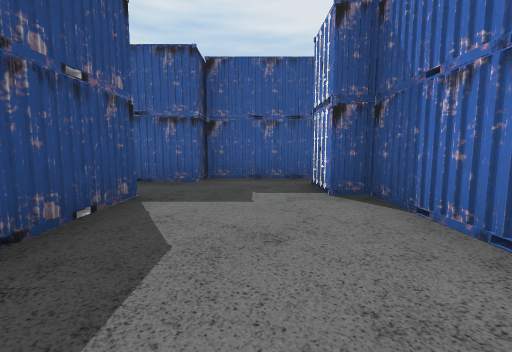
[1] (above)

24 first-person views from a walk through a 3-D level made in the Unity game engine. The camera is 1.3 m above the floor, tilts 6° down and sees 90° across. The floor is counted in squares, 2 m on a side. Each view is taken from the middle of a square. On the plan, view 1 faces up. The plan holds only what a view shows up to about 9 squares ahead; the rest is blank. The place goes on beyond the plan. The player is left out. Some surface patterns are stand-ins.

[2]
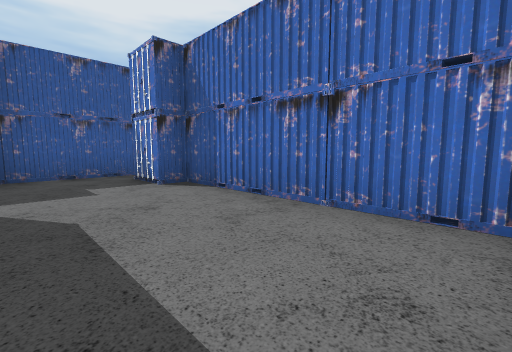

[3]
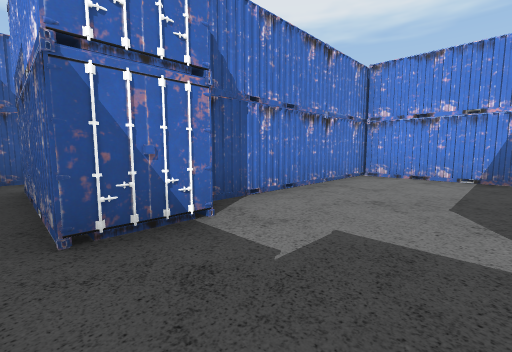

[4]
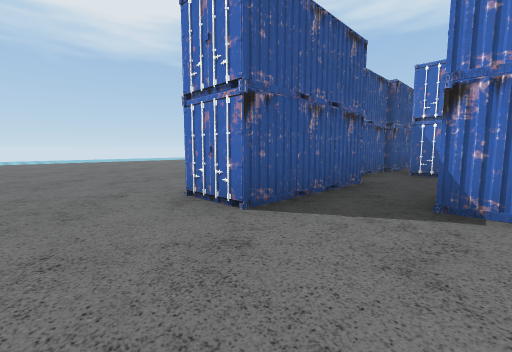

[5]
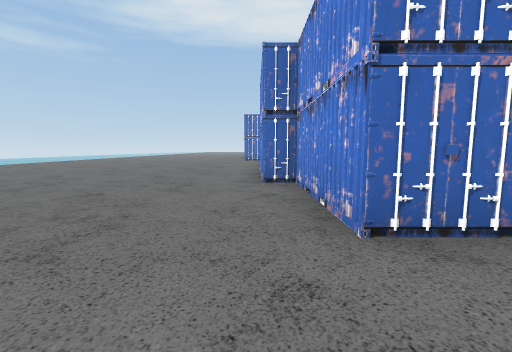

[6]
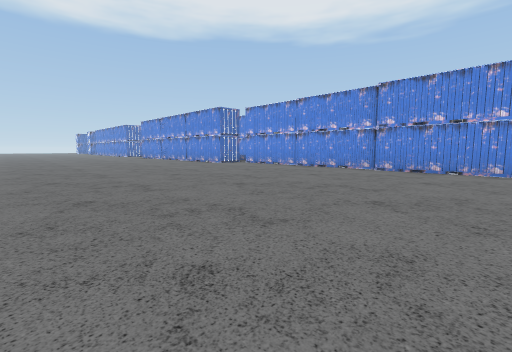

[7]
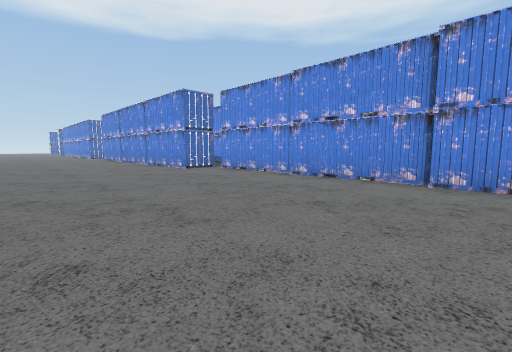

[8]
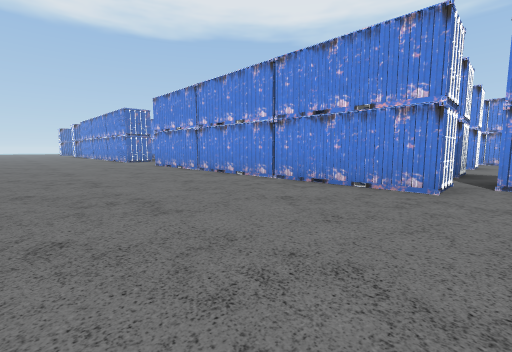

[9]
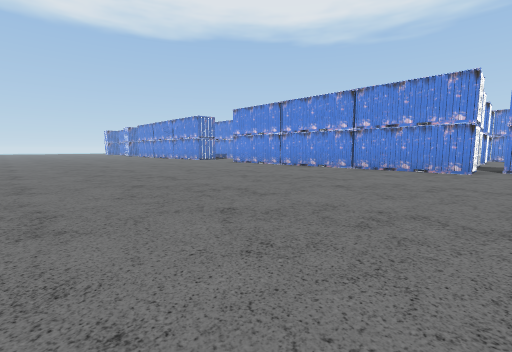

[10]
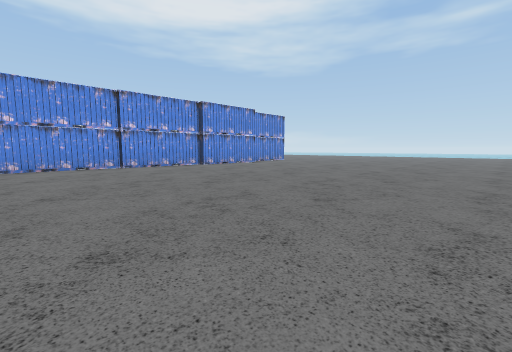

[11]
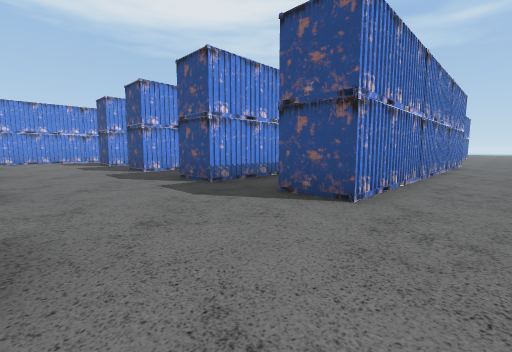

[12]
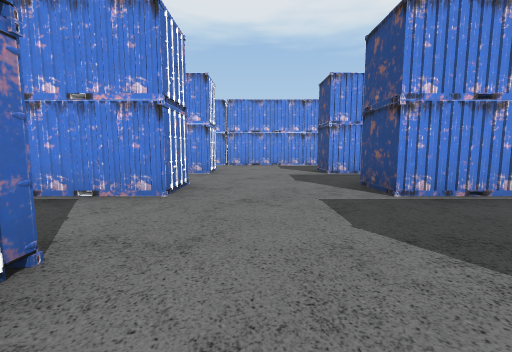

[13]
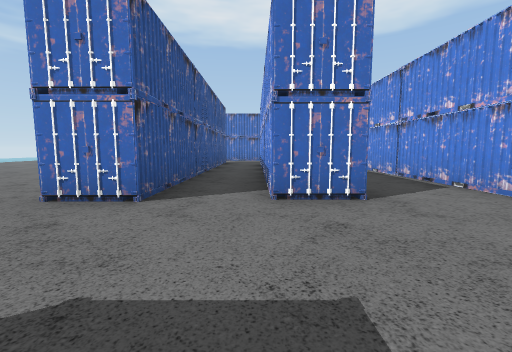

[14]
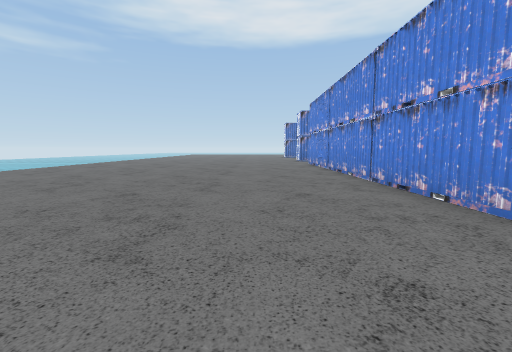

[15]
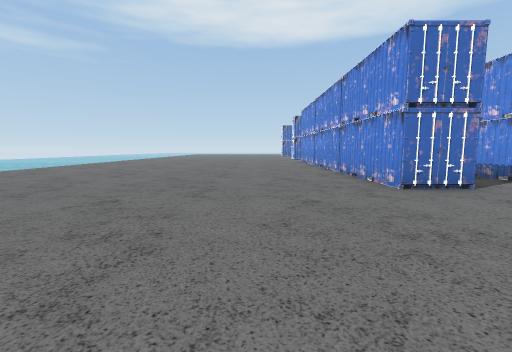

[16]
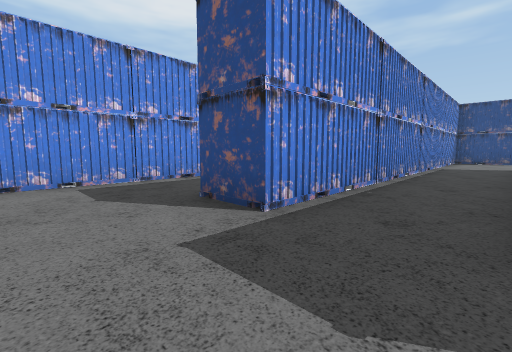

[17]
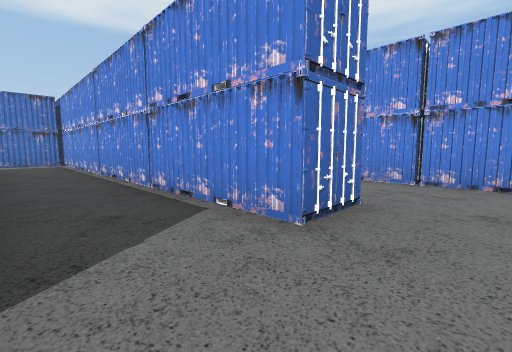

[18]
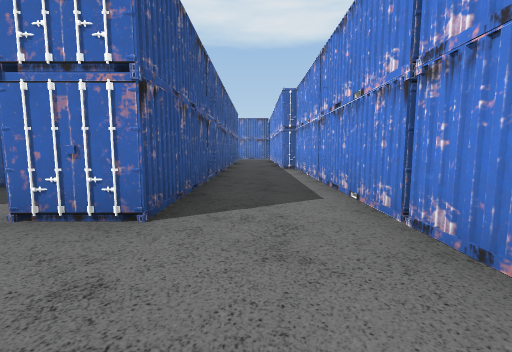

[19]
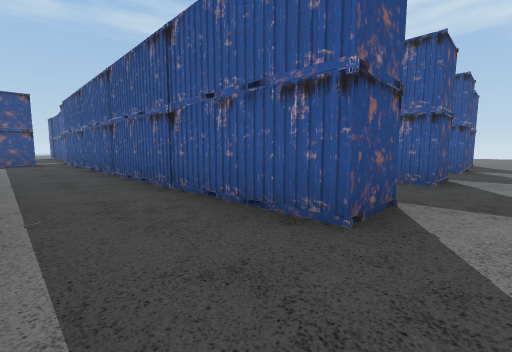

[20]
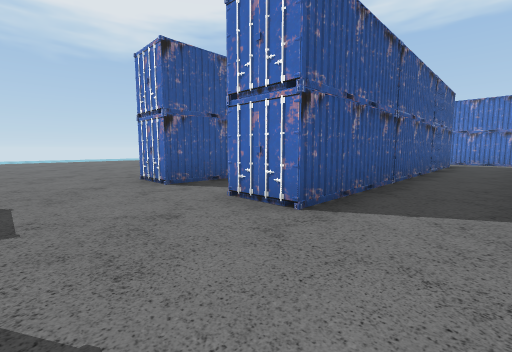

[21]
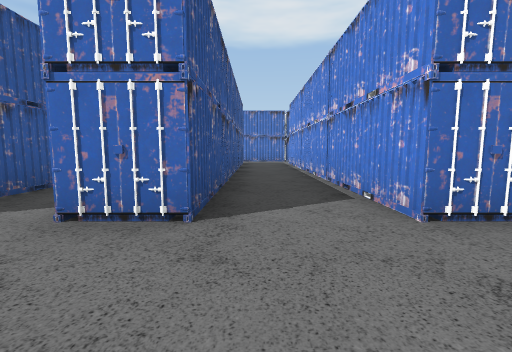

[22]
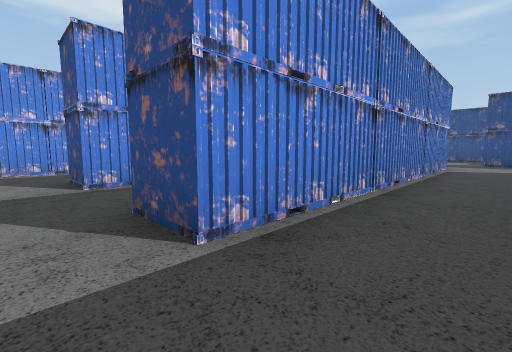

[23]
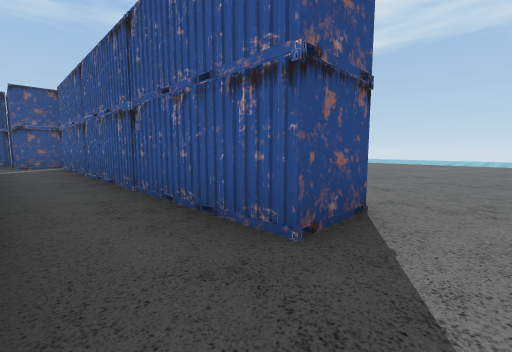

[24]
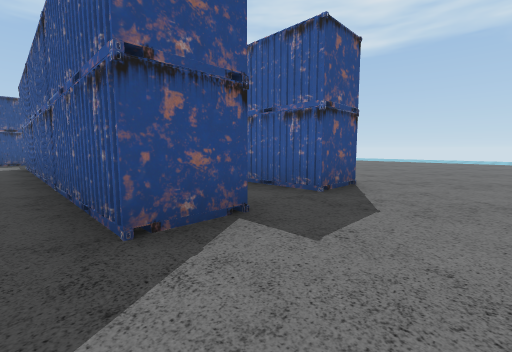

### Floor plan
Key: @ floor where view 1 was taken; # wall or solid block; . floor; O other object.
Columns run from 6 left of view 1 to 29 right of it. Each row starts with its distance up from view 1.
 17                         ..    .....
 16   .........................  ......
 15 ........................... .......
 14 ..  ...............................
 13 ...  ..............................
 12 ...................................
 11 ...................................
 10 ...................................
  9 ...................................
  8 ...................................O
  7 .....##O#......#  O##O##....##O
  6 ..#OO#OO#  ####.OO..........OO....
  5 ..###.....O.OO....................
  4 .......O#     .O####O#O##...OO##O##O
  3 ....#...#   #.......................
  2    O#...#O   .......................
  1      ...#     .##########...#######
  0      .@.#     ...O.O..O.....O...O..O
 -1      ...#O    ......................
 -2       O #      ##########...########
 -3              OO#OO##O#O##...OO##O##O
 -4            O ......................
 -5            O .....................#
 -6                      O    OO    O
 -7                                 OO

Where each view was taken, in squares from view 1:
view 1: 0 up, 0 right, facing up
view 2: 1 down, 1 left, facing up-right
view 3: 5 up, 1 left, facing down-right
view 4: 3 up, 6 left, facing up-right
view 5: 7 up, 6 left, facing right
view 6: 15 up, 1 left, facing down-right
view 7: 12 up, 1 right, facing down-right
view 8: 12 up, 8 right, facing down-right
view 9: 16 up, 8 right, facing down-right
view 10: 16 up, 8 right, facing down-left
view 11: 9 up, 21 right, facing down-left
view 12: 5 up, 20 right, facing down
view 13: 5 up, 18 right, facing right
view 14: 10 up, 19 right, facing right
view 15: 10 up, 17 right, facing right
view 16: 0 up, 20 right, facing down-left
view 17: 0 up, 20 right, facing down-right
view 18: 4 down, 19 right, facing right
view 19: 5 down, 19 right, facing up-left
view 20: 2 up, 19 right, facing up-right
view 21: 3 up, 19 right, facing right
view 22: 3 up, 19 right, facing down-left
view 23: 5 up, 19 right, facing up-left
view 24: 3 up, 20 right, facing up-left
